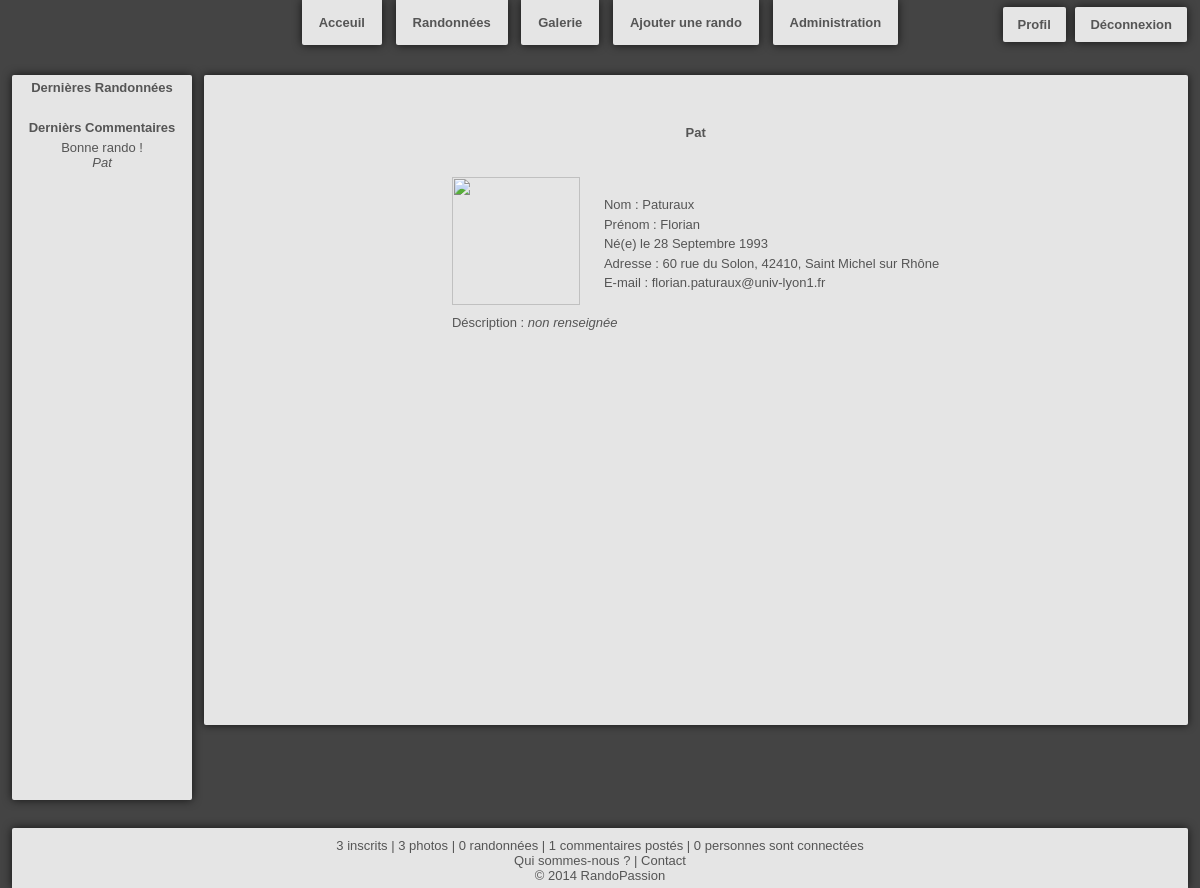
Page /index.php?page=profil (signed in) on the committed database.
### tables this page shows
CREATE TABLE IF NOT EXISTS `commentaire` (
	`numero` int(10) NOT NULL AUTO_INCREMENT,
	`date` datetime NOT NULL,
	`auteur` varchar(30) NOT NULL,
	`code_rando` int(10) NOT NULL,
	`commentaire` text NOT NULL,
	`note` int(1) DEFAULT NULL,
	PRIMARY KEY (`numero`),
	FOREIGN KEY (`code_rando`) REFERENCES `rando`(`code`),
	FOREIGN KEY (`auteur`) REFERENCES `membre`(`pseudo`),
	CHECK (note BETWEEN 0 and 5)
);

CREATE TABLE IF NOT EXISTS `membre` (
	`pseudo` varchar(30) NOT NULL,
	`mdp` varchar(30) NOT NULL,
	`statut` varchar(20) NOT NULL,
	`nom` varchar(30) NOT NULL,
	`prenom` varchar(30) NOT NULL,
	`date_naiss` date DEFAULT NULL,
	`adresse` varchar(70) DEFAULT NULL,
	`code_postal` varchar(5) DEFAULT NULL, 
	`ville` varchar(30) DEFAULT NULL,
	`mail` varchar(70) NOT NULL,
	`description` text DEFAULT NULL,
	`galerie` int(10) DEFAULT NULL,
	`photo` int(10) DEFAULT NULL,
	PRIMARY KEY(`pseudo`),
	FOREIGN KEY (`galerie`) REFERENCES `galerie`(`numero`),
	FOREIGN KEY (`photo`) REFERENCES `photo`(`numero`),
	CONSTRAINT C_STATUT CHECK (statut = 'membre' OR statut = 'administrateur' OR statut = 'modérateur')
);

### Models/m_members.php (called while the page is built, shortened)
<?php
function get_member($pseudo, $pass = false){
	global $bdd;
	$reqStr = 'SELECT * FROM membre WHERE pseudo = :pseudo';
	$reqArray = array('pseudo' => $pseudo);
	$req = $bdd->prepare($reqStr);
	$req->execute($reqArray);
	$result = $req->fetch(PDO::FETCH_OBJ);
	return $result;
}
function get_photo($pseudo){
	global $bdd;
	$reqStr = '	SELECT photo.nom AS photo, galerie.nom AS galerie
				FROM photo, galerie
				WHERE photo.galerie = galerie.numero
				AND photo.numero = (SELECT membre.photo FROM membre WHERE pseudo = :pseudo)';
	$reqArray = array('pseudo' => $pseudo);
	$req = $bdd->prepare($reqStr);
	$req->execute($reqArray);
	$result = $req->fetch(PDO::FETCH_OBJ);
	return $result;
}

### Controller/c_activitees_recentes.php (called while the page is built, shortened)
<?php
include_once('bin/params.php');
include_once('Models/m_activitees_recentes.php');
$liste_com = last_comment(3);
include_once('View/v_activitees_recentes.php');

### Models/m_activitees_recentes.php (called while the page is built, shortened)
<?php
function last_comment($nombre){
	global $bdd;
	$query = '	SELECT commentaire, auteur
				FROM commentaire
				ORDER BY date DESC
				LIMIT 0, '.$nombre;
	$exec = $bdd->query($query) or die(print_r($erreur -> errorInfo()));
	$data = $exec->fetchAll();
	return $data;
}

### Controller/c_footer.php (called while the page is built, shortened)
<?php
include_once('bin/params.php');
include_once('Models/m_footer.php');
$nb_membre = number_of('membre');
$nb_rando = number_of('rando');
$nb_photo = number_of('photo');
$nb_comment = number_of('commentaire');
$nb_connecte = number_of('connectes');
include_once('View/v_footer.php');

### Models/m_footer.php (called while the page is built, shortened)
<?php
function number_of($table){
	global $bdd;
	$query = 'SELECT count(*) FROM '.$table;
	$exec = $bdd->query($query);
	$data = $exec->fetchColumn();
	return $data;
}

### View/v_profil.php (the view)
<!DOCTYPE html>
<html lang="fr">
	<?php head("Recherche avancée"); ?>
	<body>
		<?php menu(); ?>
        <div id="corps">
            <?php include_once('Controller/c_activitees_recentes.php'); ?>
            <section id="profil">
				<div id="pseudo"><?php echo $pseudo; ?></div><br/>
            	<table>
                	<tr>
                    	<td width="150px"><img src="<?php echo $path_photo; ?>"/></td>
                    	<td>
                            Nom : <?php echo $name; ?><br/>
                            Prénom : <?php echo $firstname; ?><br/>
                            Né(e) le <?php echo $birth; ?><br/>
                            Adresse : <?php echo $adress; ?><br/>
                			E-mail : <?php echo $mail; ?><br/>
                        </td>
                    </tr>
                    <tr>
                    	<td colspan="2">Déscription : <?php echo $description; ?><br/></td>
                    </tr>
                </table>
				<br/>
            </section>
        </div>
        <?php include_once('Controller/c_footer.php'); ?>
	</body>
</html>

### index.php (shortened to what this page needs)
<?php
include_once("View/header.php");
include_once("View/menu.php");
if(!isset($_GET['page']) or $_GET['page'] == 'accueil'){
	include_once('View/accueil.php');
}
else{
	switch($_GET['page']){
		case 'profil':
			include_once('Controller/c_profil.php');
			break;
	}
}

### Controller/c_profil.php (shortened to what this page needs)
<?php
include_once('bin/params.php');
include_once('Models/m_members.php');
$member = get_member($_SESSION['pseudo']);
$photo = get_photo($_SESSION['pseudo']);
$pseudo = $member->pseudo;
$name = $member->nom;
$firstname = $member->prenom;
$path_photo = 'Resources/Galerie/'.$photo->galerie.'/'.$photo->photo;
if(empty($member->date_naiss)){
	$birth = '<em>non renseignée</em>';
}
else{
	$date = new DateTime(trim($member->date_naiss));
	$day = $date->format('d');
	$month = $date->format('m');
	$year = $date->format('Y');
	switch($month) {
		case '09': $month = 'Septembre'; break;
	}
	$birth = $day.' '.$month.' '.$year;
}
if(empty($member->adresse) && empty($member->code_postal) && empty($member->ville)){
	$adress = '<em>non renseignée</em>';
}
else{
	if(!empty($member->adresse)){
		$adress = $member->adresse;
	}
	if(!empty($member->code_postal)){
		if(!empty($member->adresse))
			$adress .= ', '.$member->code_postal;
		else
			$adress = $member->code_postal;
	}
	if(!empty($member->ville)){
		if(!empty($member->adresse) || !empty($member->code_postal))
			$adress .= ', '.$member->ville;
		else
			$adress = $member->ville;
	}
}
if(empty($member->mail)){
	$mail = '<em>non renseigné</em>';
}
else{
	$mail = '<a href="mailto:'.$member->mail.'">'.$member->mail.'</a>';
}
if(empty($member->description)){
	$description = '<em>non renseignée</em>';
}
else{
	$description = $member->description;
}
include_once('View/v_profil.php');

### View/header.php (shortened to what this page needs)
<?php
function head($titlePage, $listInc = array()){
	echo '<head>';
	echo '<link rel="stylesheet" type="text/css" href="CSS/'.CSS_BASE.'"/>';
	echo '</head>';
}

### View/menu.php
<?php
function menu(){
	echo '	<nav>
				<ul id="menu">
					<li><a href="index.php">Acceuil</a></li>
					<li><a href="index.php?page=recherche">Randonnées</a></li>
					<li><a href="index.php?page=galerie">Galerie</a></li>
					<li><a href="index.php?page=ajouter_rando">Ajouter une rando</a></li>';
	if(isset($_SESSION['statut'])){
		if($_SESSION['statut'] == 'administrateur'){
			echo '	<li><a href="#">Administration</a></li>';
		}
		else if($_SESSION['statut'] == 'moderateur'){
			echo '	<li><a href="#">Validation</a></li>';
		}
	}
	echo '		</ul>
				<ul id="account">';
	if(isset($_SESSION['statut'])){
		echo '		<li><a class="profil" href="index.php?page=profil">Profil</a></li>
					<li><a class="connexion" href="index.php?page=deconnexion">Déconnexion</a></li>';
	}
	else{
		echo '		<li><a class="profil" href="index.php?page=inscription">Inscription</a></li>
					<li><a class="connexion" href="index.php?page=connexion">Connexion</a></li>';
	}
	echo '		</ul>
			</nav>
	';
}

### View/v_activitees_recentes.php (shortened to what this page needs)
<aside>
    <p>Dernières Randonnées</p>
    <br/>
	<p>Dernièrs Commentaires</p>
    <center>
		<?php
        foreach($liste_com as $com){
			echo $com['commentaire'].'</br>';
			echo '<em>'.$com['auteur'].'</em><br/>';
        }
        ?>
</aside>

### View/v_footer.php
<footer>
	<p>
    	<?php echo $nb_membre; ?> inscrits |
		<?php echo $nb_photo; ?> photos |
		<?php echo $nb_rando; ?> randonnées |
		<?php echo $nb_comment; ?> commentaires postés |
		<?php echo $nb_connecte; ?> personnes sont connectées
    </p>
    <p>
        <a href="#">Qui sommes-nous ?</a> | <a href="#">Contact</a>
    </p>
    <p>
        &copy; 2014 RandoPassion
    </p>
</footer>

### CSS/Design.css (style rules this page uses)
* { font-family: "Trebuchet MS", Arial, Helvetica, sans-serif; font-size: 13px; color: #555555; padding: 0px; margin: 0px; text-decoration: none; list-style-type: none; outline: none; resize: none; border: none; }
html, body { height: 100%; width: 100%; min-width: 1000px; height: 100%; background-color: #444444; }
nav { text-align: center; width: 100%; min-width: 1000px; height: 60px; }
nav ul { display: inline-block; }
nav ul li { display: inline-block; }
nav ul li a { display: block; margin-left: 5px; margin-right: 5px; font-weight: bold; background-color: #E5E5E5; box-shadow: 0px 0px 10px 0px rgba(0, 0, 0, 0.7); transition: 0.5s 0s; }
nav ul#menu li a { padding-top: 15px; padding-bottom: 15px; padding-left: 17px; padding-right: 17px; border-bottom-left-radius: 2px; border-bottom-right-radius: 2px; }
nav ul#account { display: block; text-align: right; margin-right: 1%; margin-top: -38px; }
nav ul#account li { margin-right: -4px; }
nav ul#account li a { padding-top: 10px; padding-bottom: 10px; padding-left: 15px; padding-right: 15px; border-radius: 2px; }
#corps { height: auto; min-height: 80%; width: 100%; min-width: 1000px; margin-top: 15px; margin-bottom: 15px; margin-left: auto; margin-right: auto; }
aside { display: inline-block; width: 15%; height: 725px; margin-left: 1%; margin-right: -4px; background-color: #E5E5E5; border-radius: 2px; box-shadow: 0px 0px 10px 0px rgba(0, 0, 0, 0.7); overflow: hidden; }
aside p { text-align: center; font-weight: bold; margin: 5px; }
section { display: inline-block; width: 82%; min-height: 650px; margin-left: 1%; margin-right: auto; background-color: #E5E5E5; vertical-align: top; border-radius: 2px; box-shadow: 0px 0px 8px 0px rgba(0, 0, 0, 0.7); overflow: hidden; }
section#profil div#pseudo { margin-top: 50px; margin-bottom: 20px; text-align: center; font-weight: bold; }
section#profil table { margin: auto; vertical-align: top; line-height: 150%; }
section#profil table tr td img { width: 128px; height: 128px; }
footer { padding-top: 10px; padding-bottom: 5px; margin-left: auto; margin-right: auto; margin-top: 25px; width: 98%; text-align: center; background-color: #E5E5E5; box-shadow: 0px 0px 10px 0px rgba(0, 0, 0, 0.7); border-top-left-radius: 2px; border-top-right-radius: 2px; }

### rows in the picture
commentaire: commentaire "Bonne rando !", auteur "Pat"
membre: pseudo "Pat", nom "Paturaux", prenom "Florian", date_naiss "28 Septembre 1993", adress "60 rue du Solon, 42410, Saint Michel sur Rhône", mail "florian.paturaux@univ-lyon1.fr"

### other values in the picture
$nb_membre "3"
$nb_photo "3"
$nb_rando "0"
$nb_comment "1"
$nb_connecte "0"
